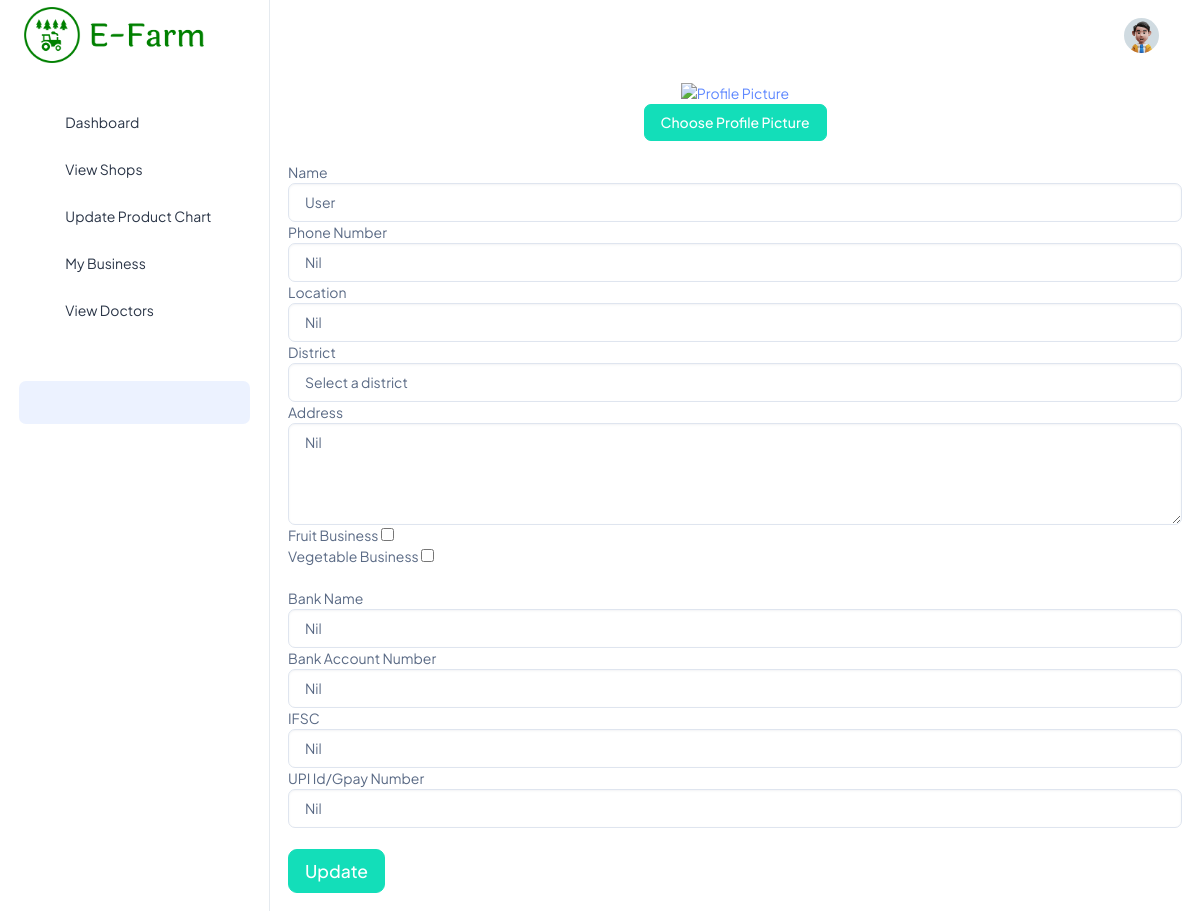
Screenshot of /farmer_profile/1/ with the database file from the repository.
### efarmapp/models.py (models this page shows, shortened)
class User(AbstractUser):
    is_farmer = models.BooleanField(default=False, verbose_name='Is Farmer')
    is_shop = models.BooleanField(default=False, verbose_name='Is Shop')
    name = models.CharField(max_length=100, default='User')
    mobile_number = models.CharField(max_length=20, default='Nil')
    bank_name = models.CharField(max_length=100, default='Nil')
    bank_account_number = models.CharField(max_length=50, default='Nil')
    ifsc_code = models.CharField(max_length=20, default='Nil')
    upi_id = models.CharField(max_length=100, default='Nil')
    profile_picture = models.ImageField(upload_to='profile_pictures', blank=True, null=True)
    location = models.CharField(max_length=300, default='Nil')
    address = models.TextField(max_length=1000, default='Nil')
    district = models.CharField(max_length=150, default='Nil')
    verified = models.BooleanField(default=False, verbose_name='Is Verified')
    fruits = models.BooleanField(default=False, verbose_name='Fruits')
    vegetables = models.BooleanField(default=False, verbose_name='Vegetables')

### efarmapp/views.py (the view, shortened to what this page needs)
# urls.py: path('farmer_profile/<int:pk>/', views.farmer_profile, name='farmer_profile'),
def farmer_profile(request, pk):
    get_profile = get_object_or_404(User, pk=pk)
    context = {'get_profile': get_profile}
    return render(request, 'farmer/farmer_profile.html', context)

### efarmapp/templates/farmer/farmer_profile.html (shortened to what this page needs)
{% extends 'farmer/base.html' %}
{% load static %}
{% block content %}
<div style="padding:18px;">
    <br>
    <br>
    <br>
    <form action="#" enctype="multipart/form-data" method="POST">
        <div style="text-align: center;">
            <a href="{{ request.user.imageURL }}" target="_blank">
                <img src="{{ request.user.imageURL }}" alt="Profile Picture" height="100px">
            </a>
            <br>
          <label for="profile_picture" class="btn btn-success" style="cursor: pointer;">Choose Profile Picture</label>
       </div>
       <br>
        <div class="form-group">
            <label for="name">Name</label>
            <input type="text" id="name" name="name" value="{{get_profile.name}}" class="form-control">
        </div>
        <div class="form-group">
            <label for="mob">Phone Number</label>
            <input type="text" id="mob" name="mob" value="{{get_profile.mobile_number}}" class="form-control">
        </div>
        <div class="form-group">
            <label for="location">Location</label>
            <input type="url" id="location" name="location" value="{{get_profile.location}}" class="form-control">
        </div>
        <div class="form-group">
            <label for="district">District</label>
            <select name="district" id="district" class="form-control" required>
              <option value="" disabled selected>Select a district</option>
            </select>
        </div>
        <div class="form-group">
            <label for="address">Address</label>
            <textarea id="address" name="address" rows="4" class="form-control">{{get_profile.address}}</textarea>
        </div>
        <div class="form-group">
            <label for="fruits">Fruit Business</label>
            <input type="checkbox" id="fruits" name="fruits" {% if get_profile.fruits %}checked{% endif %}>
        </div>
        <div class="form-group">
            <label for="vegetables">Vegetable Business</label>
            <input type="checkbox" id="vegetables" name="vegetables" {% if get_profile.vegetables %}checked{% endif %}>
        </div>
        <br>
        <div class="form-group">
            <label for="bank_name">Bank Name</label>
            <input type="text" id="bank_name" name="bank_name" value="{{get_profile.bank_name}}" class="form-control">
        </div>
        <div class="form-group">
            <label for="bank_account_number">Bank Account Number</label>
            <input type="text" id="bank_account_number" name="bank_account_number" value="{{get_profile.bank_account_number}}" class="form-control">
        </div>
        <div class="form-group">
            <label for="ifsc_code">IFSC</label>
            <input type="text" id="ifsc_code" name="ifsc_code" value="{{get_profile.ifsc_code}}" class="form-control">
        </div>
        <div class="form-group">
            <label for="upi_id">UPI Id/Gpay Number</label>
            <input type="text" id="upi_id" name="upi_id" value="{{get_profile.upi_id}}" class="form-control">
        </div>
        <br>
        <input type="submit" value="Update" class="btn btn-success btn-lg">
    </form>
</div>
{% endblock %}

### rows the page displays
User: name "User", mob "Nil", location "Nil", address "Nil", bank_name "Nil", bank_account_number "Nil", ifsc_code "Nil", upi_id "Nil"
